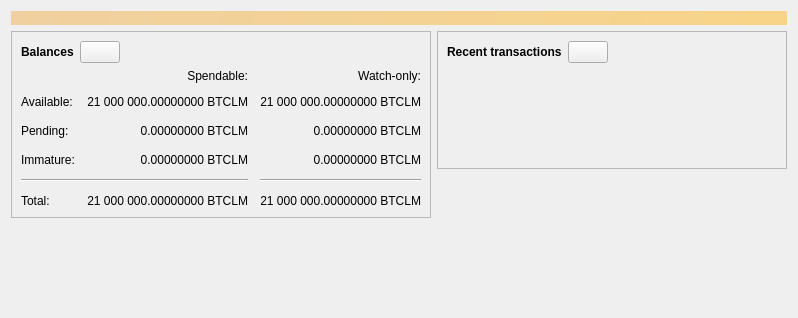
<?xml version="1.0" encoding="UTF-8"?>
<ui version="4.0">
 <class>OverviewPage</class>
 <widget class="QWidget" name="OverviewPage">
  <property name="geometry">
   <rect>
    <x>0</x>
    <y>0</y>
    <width>798</width>
    <height>318</height>
   </rect>
  </property>
  <property name="windowTitle">
   <string>Form</string>
  </property>
  <layout class="QVBoxLayout" name="topLayout">
   <item>
    <widget class="QLabel" name="labelAlerts">
     <property name="visible">
      <bool>false</bool>
     </property>
     <property name="styleSheet">
      <string notr="true">QLabel { background-color: qlineargradient(x1: 0, y1: 0, x2: 1, y2: 0, stop:0 #F0D0A0, stop:1 #F8D488); color:#000000; }</string>
     </property>
     <property name="wordWrap">
      <bool>true</bool>
     </property>
     <property name="margin">
      <number>3</number>
     </property>
     <property name="textInteractionFlags">
      <set>Qt::TextSelectableByMouse</set>
     </property>
    </widget>
   </item>
   <item>
    <layout class="QHBoxLayout" name="horizontalLayout" stretch="1,1">
     <item>
      <layout class="QVBoxLayout" name="verticalLayout_2">
       <item>
        <widget class="QFrame" name="frame">
         <property name="frameShape">
          <enum>QFrame::StyledPanel</enum>
         </property>
         <property name="frameShadow">
          <enum>QFrame::Raised</enum>
         </property>
         <layout class="QVBoxLayout" name="verticalLayout_4">
          <item>
           <layout class="QHBoxLayout" name="horizontalLayout_4">
            <item>
             <widget class="QLabel" name="label_5">
              <property name="font">
               <font>
                <weight>75</weight>
                <bold>true</bold>
               </font>
              </property>
              <property name="text">
               <string>Balances</string>
              </property>
             </widget>
            </item>
            <item>
             <widget class="QPushButton" name="labelWalletStatus">
              <property name="enabled">
               <bool>true</bool>
              </property>
              <property name="maximumSize">
               <size>
                <width>45</width>
                <height>16777215</height>
               </size>
              </property>
              <property name="toolTip">
               <string>The displayed information may be out of date. Your wallet automatically synchronizes with the BitcoinLuminary network after a connection is established, but this process has not completed yet.</string>
              </property>
              <property name="text">
               <string/>
              </property>
              <property name="icon">
               <iconset resource="../bitcoinluminary.qrc">
                <normaloff>:/icons/warning</normaloff>
                <disabledoff>:/icons/warning</disabledoff>:/icons/warning</iconset>
              </property>
              <property name="iconSize">
               <size>
                <width>24</width>
                <height>24</height>
               </size>
              </property>
             </widget>
            </item>
            <item>
             <spacer name="horizontalSpacer_3">
              <property name="orientation">
               <enum>Qt::Horizontal</enum>
              </property>
              <property name="sizeHint" stdset="0">
               <size>
                <width>40</width>
                <height>20</height>
               </size>
              </property>
             </spacer>
            </item>
           </layout>
          </item>
          <item>
           <layout class="QGridLayout" name="gridLayout">
            <property name="spacing">
             <number>12</number>
            </property>
            <item row="2" column="2">
             <widget class="QLabel" name="labelWatchPending">
              <property name="cursor">
               <cursorShape>IBeamCursor</cursorShape>
              </property>
              <property name="toolTip">
               <string>Unconfirmed transactions to watch-only addresses</string>
              </property>
              <property name="text">
               <string notr="true">0.00000000 BTCLM</string>
              </property>
              <property name="alignment">
               <set>Qt::AlignRight|Qt::AlignTrailing|Qt::AlignVCenter</set>
              </property>
              <property name="textInteractionFlags">
               <set>Qt::LinksAccessibleByMouse|Qt::TextSelectableByKeyboard|Qt::TextSelectableByMouse</set>
              </property>
             </widget>
            </item>
            <item row="2" column="1">
             <widget class="QLabel" name="labelUnconfirmed">
              <property name="cursor">
               <cursorShape>IBeamCursor</cursorShape>
              </property>
              <property name="toolTip">
               <string>Total of transactions that have yet to be confirmed, and do not yet count toward the spendable balance</string>
              </property>
              <property name="text">
               <string notr="true">0.00000000 BTCLM</string>
              </property>
              <property name="alignment">
               <set>Qt::AlignRight|Qt::AlignTrailing|Qt::AlignVCenter</set>
              </property>
              <property name="textInteractionFlags">
               <set>Qt::LinksAccessibleByMouse|Qt::TextSelectableByKeyboard|Qt::TextSelectableByMouse</set>
              </property>
             </widget>
            </item>
            <item row="3" column="2">
             <widget class="QLabel" name="labelWatchImmature">
              <property name="cursor">
               <cursorShape>IBeamCursor</cursorShape>
              </property>
              <property name="toolTip">
               <string>Mined balance in watch-only addresses that has not yet matured</string>
              </property>
              <property name="text">
               <string notr="true">0.00000000 BTCLM</string>
              </property>
              <property name="alignment">
               <set>Qt::AlignRight|Qt::AlignTrailing|Qt::AlignVCenter</set>
              </property>
              <property name="textInteractionFlags">
               <set>Qt::LinksAccessibleByMouse|Qt::TextSelectableByKeyboard|Qt::TextSelectableByMouse</set>
              </property>
             </widget>
            </item>
            <item row="4" column="0" colspan="2">
             <widget class="Line" name="line">
              <property name="orientation">
               <enum>Qt::Horizontal</enum>
              </property>
             </widget>
            </item>
            <item row="4" column="2">
             <widget class="Line" name="lineWatchBalance">
              <property name="sizePolicy">
               <sizepolicy hsizetype="Preferred" vsizetype="Fixed">
                <horstretch>0</horstretch>
                <verstretch>0</verstretch>
               </sizepolicy>
              </property>
              <property name="minimumSize">
               <size>
                <width>140</width>
                <height>0</height>
               </size>
              </property>
              <property name="orientation">
               <enum>Qt::Horizontal</enum>
              </property>
             </widget>
            </item>
            <item row="5" column="0">
             <widget class="QLabel" name="labelTotalText">
              <property name="text">
               <string>Total:</string>
              </property>
             </widget>
            </item>
            <item row="3" column="1">
             <widget class="QLabel" name="labelImmature">
              <property name="cursor">
               <cursorShape>IBeamCursor</cursorShape>
              </property>
              <property name="toolTip">
               <string>Mined balance that has not yet matured</string>
              </property>
              <property name="text">
               <string notr="true">0.00000000 BTCLM</string>
              </property>
              <property name="alignment">
               <set>Qt::AlignRight|Qt::AlignTrailing|Qt::AlignVCenter</set>
              </property>
              <property name="textInteractionFlags">
               <set>Qt::LinksAccessibleByMouse|Qt::TextSelectableByKeyboard|Qt::TextSelectableByMouse</set>
              </property>
             </widget>
            </item>
            <item row="2" column="3">
             <spacer name="horizontalSpacer_2">
              <property name="orientation">
               <enum>Qt::Horizontal</enum>
              </property>
              <property name="sizeHint" stdset="0">
               <size>
                <width>40</width>
                <height>20</height>
               </size>
              </property>
             </spacer>
            </item>
            <item row="3" column="0">
             <widget class="QLabel" name="labelImmatureText">
              <property name="text">
               <string>Immature:</string>
              </property>
             </widget>
            </item>
            <item row="5" column="1">
             <widget class="QLabel" name="labelTotal">
              <property name="cursor">
               <cursorShape>IBeamCursor</cursorShape>
              </property>
              <property name="toolTip">
               <string>Your current total balance</string>
              </property>
              <property name="text">
               <string notr="true">21 000 000.00000000 BTCLM</string>
              </property>
              <property name="alignment">
               <set>Qt::AlignRight|Qt::AlignTrailing|Qt::AlignVCenter</set>
              </property>
              <property name="textInteractionFlags">
               <set>Qt::LinksAccessibleByMouse|Qt::TextSelectableByKeyboard|Qt::TextSelectableByMouse</set>
              </property>
             </widget>
            </item>
            <item row="5" column="2">
             <widget class="QLabel" name="labelWatchTotal">
              <property name="cursor">
               <cursorShape>IBeamCursor</cursorShape>
              </property>
              <property name="toolTip">
               <string>Current total balance in watch-only addresses</string>
              </property>
              <property name="text">
               <string notr="true">21 000 000.00000000 BTCLM</string>
              </property>
              <property name="alignment">
               <set>Qt::AlignRight|Qt::AlignTrailing|Qt::AlignVCenter</set>
              </property>
              <property name="textInteractionFlags">
               <set>Qt::LinksAccessibleByMouse|Qt::TextSelectableByKeyboard|Qt::TextSelectableByMouse</set>
              </property>
             </widget>
            </item>
            <item row="0" column="2">
             <widget class="QLabel" name="labelWatchonly">
              <property name="text">
               <string>Watch-only:</string>
              </property>
              <property name="alignment">
               <set>Qt::AlignRight|Qt::AlignTrailing|Qt::AlignVCenter</set>
              </property>
             </widget>
            </item>
            <item row="1" column="0">
             <widget class="QLabel" name="labelBalanceText">
              <property name="text">
               <string>Available:</string>
              </property>
             </widget>
            </item>
            <item row="1" column="1">
             <widget class="QLabel" name="labelBalance">
              <property name="cursor">
               <cursorShape>IBeamCursor</cursorShape>
              </property>
              <property name="toolTip">
               <string>Your current spendable balance</string>
              </property>
              <property name="text">
               <string notr="true">21 000 000.00000000 BTCLM</string>
              </property>
              <property name="alignment">
               <set>Qt::AlignRight|Qt::AlignTrailing|Qt::AlignVCenter</set>
              </property>
              <property name="textInteractionFlags">
               <set>Qt::LinksAccessibleByMouse|Qt::TextSelectableByKeyboard|Qt::TextSelectableByMouse</set>
              </property>
             </widget>
            </item>
            <item row="1" column="2">
             <widget class="QLabel" name="labelWatchAvailable">
              <property name="cursor">
               <cursorShape>IBeamCursor</cursorShape>
              </property>
              <property name="toolTip">
               <string>Your current balance in watch-only addresses</string>
              </property>
              <property name="text">
               <string notr="true">21 000 000.00000000 BTCLM</string>
              </property>
              <property name="alignment">
               <set>Qt::AlignRight|Qt::AlignTrailing|Qt::AlignVCenter</set>
              </property>
              <property name="textInteractionFlags">
               <set>Qt::LinksAccessibleByMouse|Qt::TextSelectableByKeyboard|Qt::TextSelectableByMouse</set>
              </property>
             </widget>
            </item>
            <item row="2" column="0">
             <widget class="QLabel" name="labelPendingText">
              <property name="text">
               <string>Pending:</string>
              </property>
             </widget>
            </item>
            <item row="0" column="1">
             <widget class="QLabel" name="labelSpendable">
              <property name="text">
               <string>Spendable:</string>
              </property>
              <property name="alignment">
               <set>Qt::AlignRight|Qt::AlignTrailing|Qt::AlignVCenter</set>
              </property>
             </widget>
            </item>
           </layout>
          </item>
         </layout>
        </widget>
       </item>
       <item>
        <spacer name="verticalSpacer">
         <property name="orientation">
          <enum>Qt::Vertical</enum>
         </property>
         <property name="sizeHint" stdset="0">
          <size>
           <width>20</width>
           <height>40</height>
          </size>
         </property>
        </spacer>
       </item>
      </layout>
     </item>
     <item>
      <layout class="QVBoxLayout" name="verticalLayout_3">
       <item>
        <widget class="QFrame" name="frame_2">
         <property name="frameShape">
          <enum>QFrame::StyledPanel</enum>
         </property>
         <property name="frameShadow">
          <enum>QFrame::Raised</enum>
         </property>
         <layout class="QVBoxLayout" name="verticalLayout">
          <item>
           <layout class="QHBoxLayout" name="horizontalLayout_2">
            <item>
             <widget class="QLabel" name="label_4">
              <property name="font">
               <font>
                <weight>75</weight>
                <bold>true</bold>
               </font>
              </property>
              <property name="text">
               <string>Recent transactions</string>
              </property>
             </widget>
            </item>
            <item>
             <widget class="QPushButton" name="labelTransactionsStatus">
              <property name="enabled">
               <bool>true</bool>
              </property>
              <property name="maximumSize">
               <size>
                <width>45</width>
                <height>16777215</height>
               </size>
              </property>
              <property name="toolTip">
               <string>The displayed information may be out of date. Your wallet automatically synchronizes with the BitcoinLuminary network after a connection is established, but this process has not completed yet.</string>
              </property>
              <property name="text">
               <string/>
              </property>
              <property name="icon">
               <iconset resource="../bitcoinluminary.qrc">
                <normaloff>:/icons/warning</normaloff>
                <disabledoff>:/icons/warning</disabledoff>:/icons/warning</iconset>
              </property>
              <property name="iconSize">
               <size>
                <width>24</width>
                <height>24</height>
               </size>
              </property>
             </widget>
            </item>
            <item>
             <spacer name="horizontalSpacer">
              <property name="orientation">
               <enum>Qt::Horizontal</enum>
              </property>
              <property name="sizeHint" stdset="0">
               <size>
                <width>40</width>
                <height>20</height>
               </size>
              </property>
             </spacer>
            </item>
           </layout>
          </item>
          <item>
           <widget class="TransactionOverviewWidget" name="listTransactions">
            <property name="styleSheet">
             <string notr="true">QListView { background: transparent; }</string>
            </property>
            <property name="frameShape">
             <enum>QFrame::NoFrame</enum>
            </property>
            <property name="verticalScrollBarPolicy">
             <enum>Qt::ScrollBarAlwaysOff</enum>
            </property>
            <property name="horizontalScrollBarPolicy">
             <enum>Qt::ScrollBarAlwaysOff</enum>
            </property>
            <property name="sizeAdjustPolicy">
             <enum>QAbstractScrollArea::AdjustToContents</enum>
            </property>
            <property name="selectionMode">
             <enum>QAbstractItemView::NoSelection</enum>
            </property>
            <property name="uniformItemSizes">
             <bool>true</bool>
            </property>
           </widget>
          </item>
         </layout>
        </widget>
       </item>
       <item>
        <spacer name="verticalSpacer_2">
         <property name="orientation">
          <enum>Qt::Vertical</enum>
         </property>
         <property name="sizeHint" stdset="0">
          <size>
           <width>20</width>
           <height>40</height>
          </size>
         </property>
        </spacer>
       </item>
      </layout>
     </item>
    </layout>
   </item>
  </layout>
 </widget>
 <customwidgets>
  <customwidget>
   <class>TransactionOverviewWidget</class>
   <extends>QListView</extends>
   <header>qt/transactionoverviewwidget.h</header>
  </customwidget>
 </customwidgets>
 <resources/>
 <connections/>
</ui>
